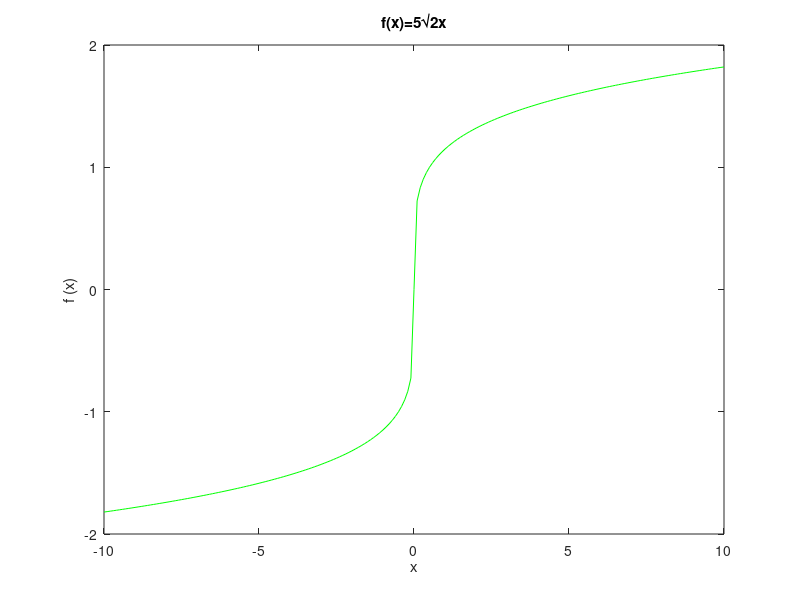

MATLAB code to generate this figure:
% Titulo: modelos Matematicos
% Descripcion: grafica la funcion f(x)=5√2x

% limpiar variables
clear   
% Ejemplo f3 (x) = 5√2x
% Rango de -10 a 10
x = -10: 0.1 : 10;
% Valor de la función 
y=nthroot((2*(x)),5);
% Dibujar x, y
plot (x, y, 'g'); 
% Titulo
title ( "f(x)=5√2x" );
% Etiqueta para x
xlabel ( " x " );
% Etiqueta para y
ylabel ( " f (x) " );
